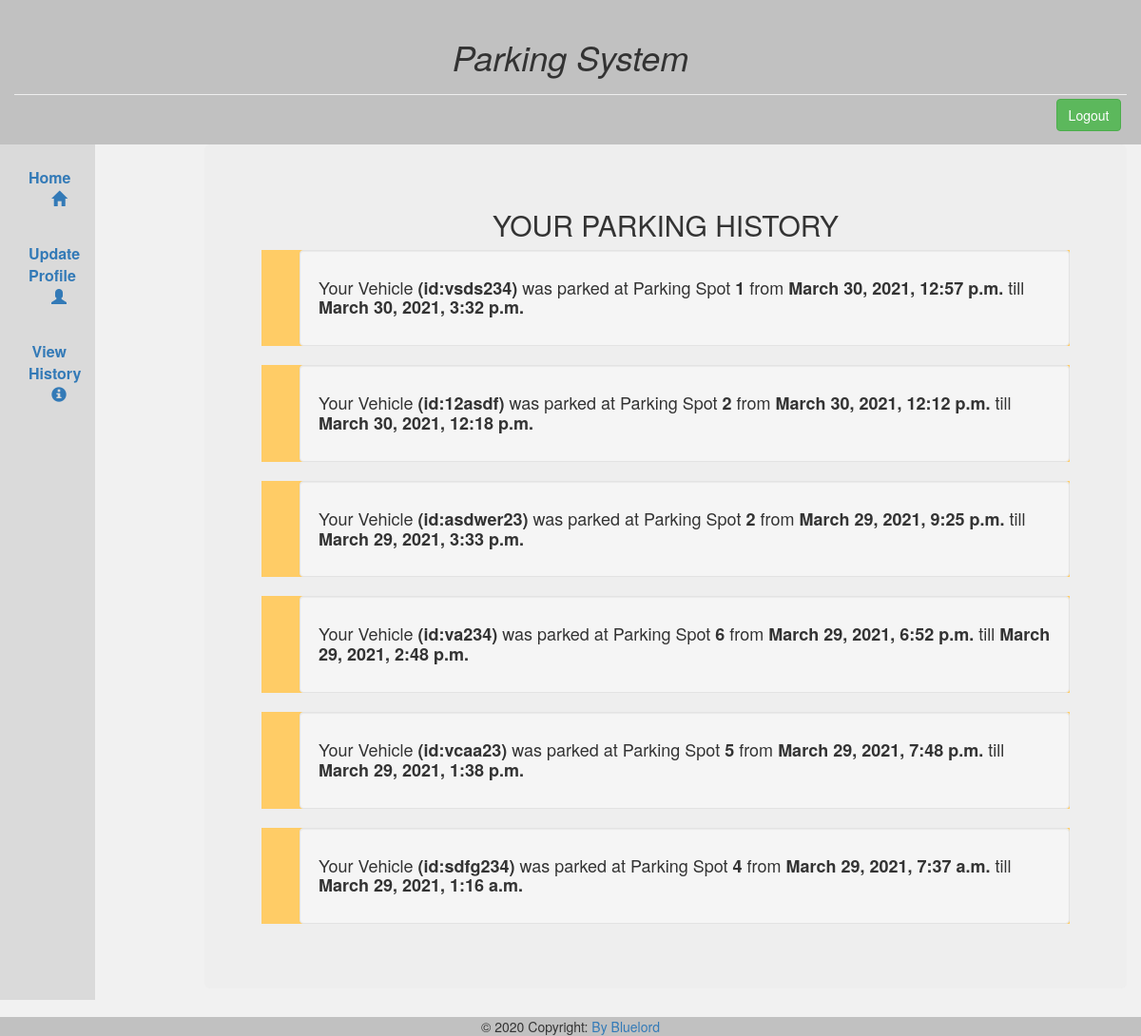
Page /parkhistory (signed in) on the earlier database version.
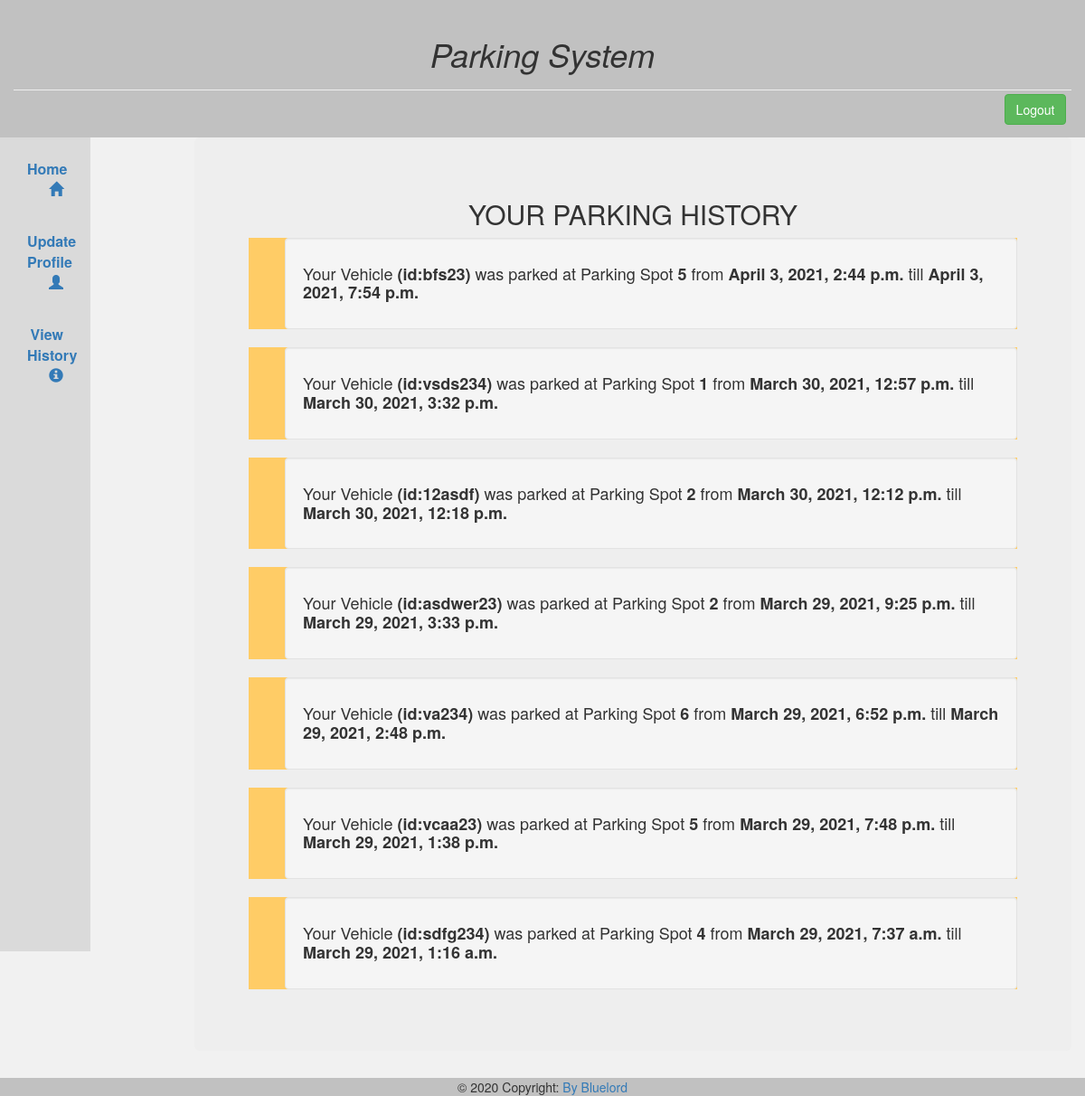
Same page on the later database version.
### parking/models.py (models this page shows, shortened)
class ParkingInfo(models.Model):
    userid= models.ForeignKey(settings.AUTH_USER_MODEL, on_delete=models.CASCADE)
    slotid= models.ForeignKey(ParkingSpot,on_delete=models.CASCADE)
    stime= models.DateTimeField()
    etime = models.DateTimeField(null=True,blank=True)
    vehicleid=models.CharField(max_length=50)
    isactive=models.BooleanField()
    notifid=models.IntegerField()

class ParkingSpot(models.Model):
    isoccupied = models.BooleanField()
    directions = models.TextField(max_length=150)
    destination=models.CharField(max_length=30,null=True,blank=True)

### parking/views.py (the view)
# urls.py: path('parkhistory',views.parkhistory,name='parkhistory'),
def parkhistory(request):
    uid=request.user
    histry=ParkingInfo.objects.filter(userid=uid).order_by('-id')
    return render(request,'uhistory.html',{'histry':histry})

### templates/uhistory.html (shortened to what this page needs)
{% extends 'mainbase.html' %}
{% block content %}
<div class="jumbotron ">
<h2> YOUR PARKING HISTORY</h2>
<div class="text-left">
{% for i in histry%}
<ul style="list-style:none; background-color:rgb(255, 204, 102);">
    <li class="well"><h4>   Your Vehicle <strong>(id:{{i.vehicleid}})</strong> was parked at Parking Spot <strong>{{i.slotid.id}} </strong>from  <strong>{{i.stime}}  </strong>{% if i.etime != None%}
     till <strong>  {{i.etime}}</strong>
    {% endif %}</h4></li>
    </ul>
{% endfor %}
</div>
</div>
{% endblock %}

Differences in the rows shown:
added ParkingInfo: vehicleid "bfs23", slotid.id "5", stime "April 3, 2021, 2:44 p.m.", etime "April 3, 2021, 7:54 p.m."
